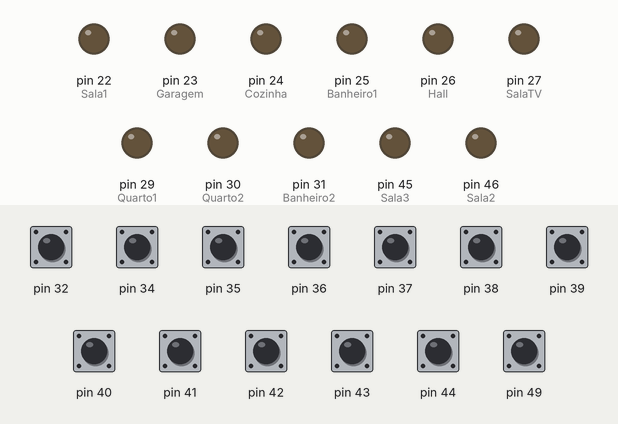
This sketch was run on a simulated Arduino Mega 2560, built with avr-gcc and run on an emulated ATmega2560. On the bench: output pins drawn as LEDs (lit = HIGH). Inputs (shaded band) come from the test bench; at power-on: pin 32, pin 34–44, pin 49 HIGH.

Above: at 1.2 s.
1.3 s: pin 34 pulled LOW for 0.15 s
At 1.37 s:
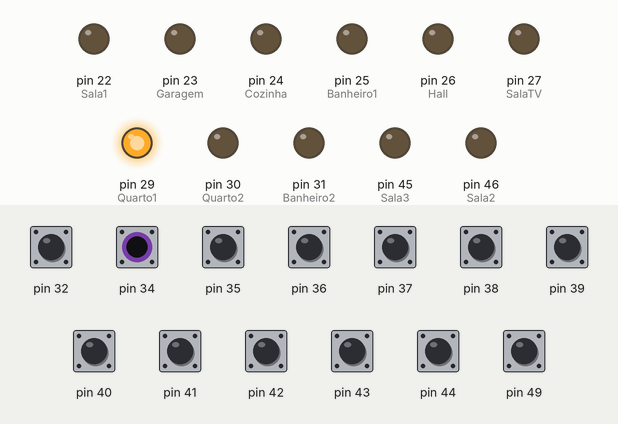
2.9 s: pin 35 pulled LOW for 0.15 s
At 2.97 s:
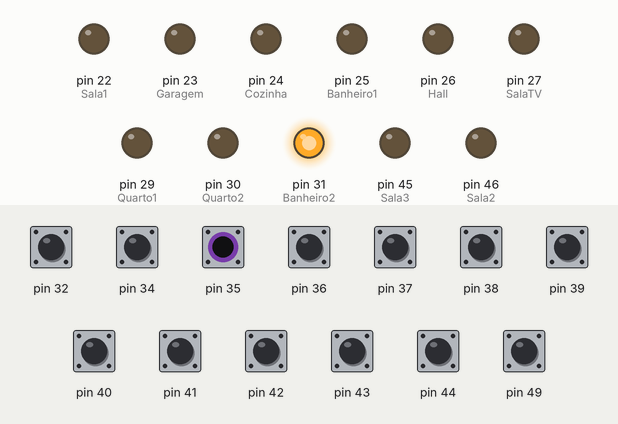
4.5 s: pin 36 pulled LOW for 0.15 s
At 4.57 s:
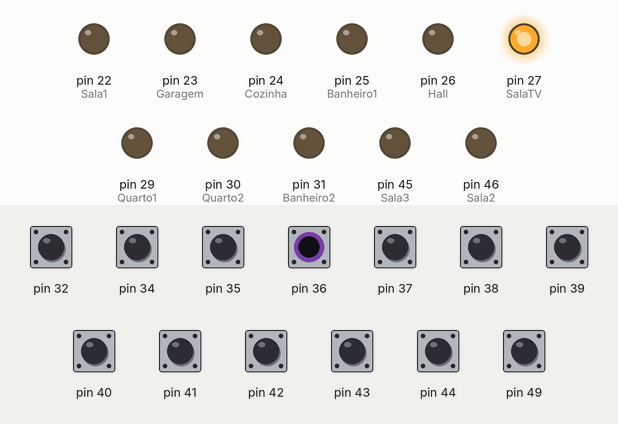
6.1 s: pin 37 pulled LOW for 0.15 s
At 6.17 s:
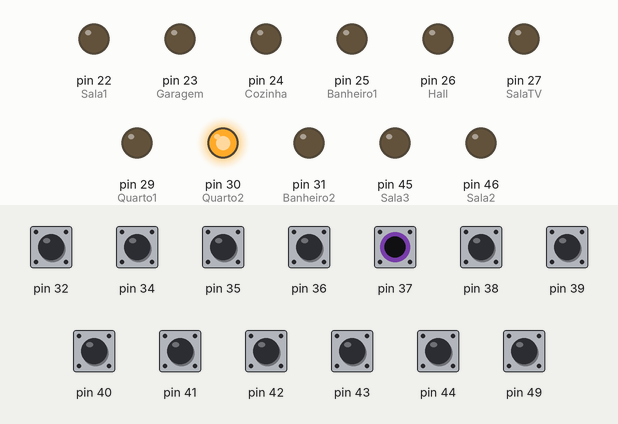
7.7 s: pin 38 pulled LOW for 0.15 s
At 7.77 s:
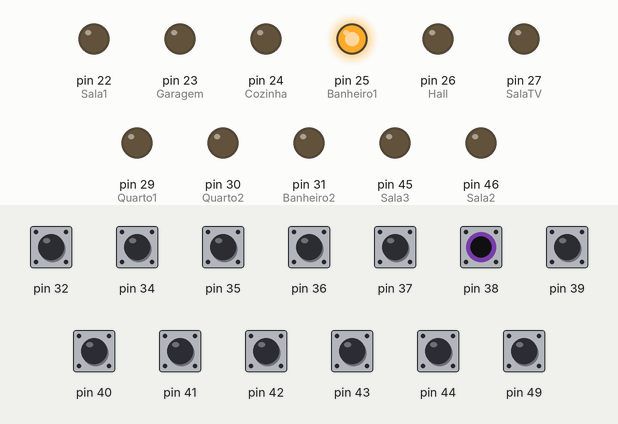
9.3 s: pin 39 pulled LOW for 0.15 s
At 9.37 s:
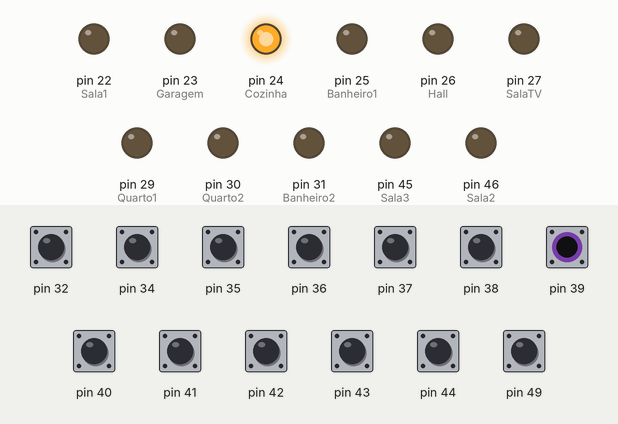
Timing chart, 0 to 11.9 s (numbered marks = the images above; inputs shaded):
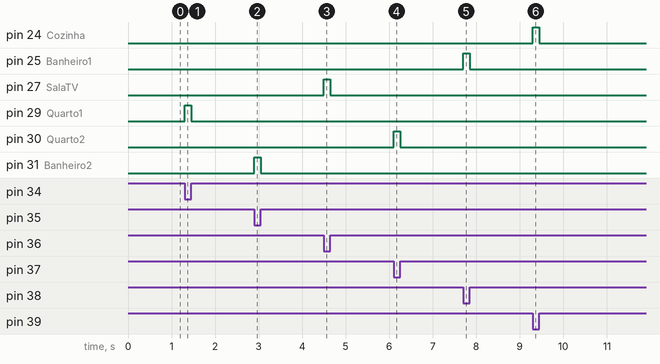

The sketch:

trabalho12.2.ino
```cpp
int Sala1 = 22;
int Sala2 = 46;
int Sala3 = 45;
int Garagem = 23;
int Hall = 26;
int Cozinha = 24;
int Banheiro1 = 25;
int Banheiro2 = 31;
int Quarto1 = 29;
int Quarto2 = 30;
int SalaTV = 27;
int Closet = 28;
int BotaoTeste;
int Botao;
int Botao2;
int Botao3;
int Botao4;
int Botao5;
int Botao6;
int Botao7;
int Botao8;
int Botao9;
int Botao10;
int Botao11;
int Botao12;

void setup()
{
  pinMode(Sala1, OUTPUT);
  pinMode(Sala2, OUTPUT);
  pinMode(Sala3, OUTPUT);
  pinMode(SalaTV, OUTPUT);
  pinMode(Garagem, OUTPUT);
  pinMode(Hall, OUTPUT);
  pinMode(Cozinha, OUTPUT);
  pinMode(Banheiro1, OUTPUT);
  pinMode(Banheiro2, OUTPUT);
  pinMode(Quarto1, OUTPUT);
  pinMode(Quarto2, OUTPUT);
  pinMode(49, INPUT_PULLUP);
  pinMode(44 , INPUT_PULLUP);
  pinMode(43 , INPUT_PULLUP);
  pinMode(42 , INPUT_PULLUP);
  pinMode(41 , INPUT_PULLUP);
  pinMode(39 , INPUT_PULLUP);
  pinMode(38, INPUT_PULLUP);
  pinMode(40 , INPUT_PULLUP);
  pinMode(36 , INPUT_PULLUP);
  pinMode(34, INPUT_PULLUP);
  pinMode(32 , INPUT_PULLUP);
  pinMode(37 , INPUT_PULLUP);
  pinMode(35 , INPUT_PULLUP);
  Serial.begin(9600);
}

void loop()
{
  BotaoTeste = digitalRead(49);
  Botao = digitalRead(44); // S1
  Botao2 = digitalRead(43);  // S2
  Botao3 = digitalRead(42);  // S3
  Botao4 = digitalRead(41);  // Garagem
  Botao5 = digitalRead(39);  // Cozinha
  Botao6 = digitalRead(38);  // Lavabo (B1)
  Botao7 = digitalRead(40);  // Hall
  Botao8 = digitalRead(36);  // Sala TV
  Botao9 = digitalRead(34);  // Suite (Q2)
  Botao10 = digitalRead(32);  // Closet
  Botao11 = digitalRead(37);  // Q1
  Botao12 = digitalRead(35); // B2

  if (Botao == 0) // Está ligando S2
  {
    digitalWrite(Sala1, HIGH);
  }
  else
  {
    digitalWrite(Sala1, LOW);
  }
  if (Botao2 == 0) // Está ligando Hall
  {
    digitalWrite(Sala2, HIGH);
  }
  else
  {
    digitalWrite(Sala2, LOW);
  }
  if (Botao3 == 0) // Está ligando Closet
  {
    digitalWrite(Sala3, HIGH);
  }
  else
  {
    digitalWrite(Sala3, LOW);
  }
  if (Botao4 == 0) // Está ligando Garagem, OK
  {
    digitalWrite(Garagem , HIGH);
  }
  else
  {
    digitalWrite(Garagem, LOW);
  }
  if (Botao5 == 0)
  {
    digitalWrite(Cozinha, HIGH);
  }
  else
  {
    digitalWrite(Cozinha, LOW);
  }
  if (Botao6 == 0)
  {
    digitalWrite(Banheiro1, HIGH);
  }
  else
  {
    digitalWrite(Banheiro1, LOW);
  }
  if (Botao7 == 0)
  {
    digitalWrite(Hall, HIGH);
  }
  else
  {
    digitalWrite(Hall, LOW);
  }
  if (Botao8 == 0)
  {
    digitalWrite(SalaTV, HIGH);
  }
  else
  {
    digitalWrite(SalaTV, LOW);
  }
  if (Botao9 == 0)
  {
    digitalWrite(Quarto1, HIGH);
  }
  else
  {
    digitalWrite(Quarto1, LOW);
  }
  if (Botao10 == 0)
  {
    digitalWrite(Closet, HIGH);
  }
  else
  {
    digitalWrite(Closet, LOW);
  }
  if (Botao11 == 0) // Está ligando B2, OK
  {
    digitalWrite(Quarto2, HIGH);
  }
  else
  {
    digitalWrite(Quarto2, LOW);
  }
  if (Botao12 == 0)
  {
    digitalWrite(Banheiro2, HIGH);
  }
  else
  {
    digitalWrite(Banheiro2, LOW);
  }
}
```

Measured:
- after the input at 1.3 s, pin 29 (Quarto1): LOW → HIGH at once, → LOW 0.15 s later
- after the input at 2.9 s, pin 31 (Banheiro2): LOW → HIGH at once, → LOW 0.15 s later
- after the input at 4.5 s, pin 27 (SalaTV): LOW → HIGH at once, → LOW 0.15 s later
- after the input at 6.1 s, pin 30 (Quarto2): LOW → HIGH at once, → LOW 0.15 s later
- after the input at 7.7 s, pin 25 (Banheiro1): LOW → HIGH at once, → LOW 0.15 s later
- after the input at 9.3 s, pin 24 (Cozinha): LOW → HIGH at once, → LOW 0.15 s later
